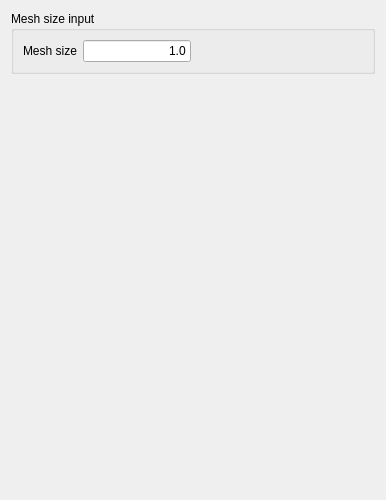
<?xml version="1.0" encoding="UTF-8"?>
<ui version="4.0">
 <class>Form</class>
 <widget class="QWidget" name="Form">
  <property name="geometry">
   <rect>
    <x>0</x>
    <y>0</y>
    <width>386</width>
    <height>500</height>
   </rect>
  </property>
  <property name="windowTitle">
   <string>Mesh size settings (fixed)</string>
  </property>
  <layout class="QVBoxLayout" name="verticalLayout">
   <item>
    <widget class="QGroupBox" name="groupBox_3">
     <property name="maximumSize">
      <size>
       <width>16777215</width>
       <height>1677215</height>
      </size>
     </property>
     <property name="title">
      <string>Mesh size input</string>
     </property>
     <layout class="QVBoxLayout" name="verticalLayout_5">
      <item>
       <layout class="QFormLayout" name="formLayout_1">
        <property name="fieldGrowthPolicy">
         <enum>QFormLayout::AllNonFixedFieldsGrow</enum>
        </property>
        <item row="1" column="0">
         <widget class="QLabel" name="MeshSize">
          <property name="text">
           <string>Mesh size</string>
          </property>
         </widget>
        </item>
        <item row="1" column="1">
         <widget class="Gui::InputField" name="CharacteristicLength">
          <property name="sizePolicy">
           <sizepolicy hsizetype="Fixed" vsizetype="Fixed">
            <horstretch>0</horstretch>
            <verstretch>0</verstretch>
           </sizepolicy>
          </property>
          <property name="text">
           <string>1.0</string>
          </property>
          <property name="alignment">
           <set>Qt::AlignRight|Qt::AlignTrailing|Qt::AlignVCenter</set>
          </property>
          <property name="min_thickness" stdset="0">
           <size>
            <width>80</width>
            <height>20</height>
           </size>
          </property>
          <property name="singleStep" stdset="0">
           <double>1.000000000000000</double>
          </property>
          <property name="maximum" stdset="0">
           <double>1000000000.000000000000000</double>
          </property>
          <property name="unit" stdset="0">
           <string notr="true">mm</string>
          </property>
          <property name="decimals" stdset="0">
           <number>2</number>
          </property>
          <property name="value" stdset="0">
           <double>1.000000000000000</double>
          </property>
         </widget>
        </item>
       </layout>
      </item>
     </layout>
    </widget>
   </item>
   <item>
    <spacer name="verticalSpacer_2">
     <property name="orientation">
      <enum>Qt::Vertical</enum>
     </property>
     <property name="sizeHint" stdset="0">
      <size>
       <width>20</width>
       <height>40</height>
      </size>
     </property>
    </spacer>
   </item>
  </layout>
 </widget>
 <customwidgets>
  <customwidget>
   <class>Gui::InputField</class>
   <extends>QLineEdit</extends>
   <header>Gui/InputField.h</header>
  </customwidget>
 </customwidgets>
 <resources/>
 <connections/>
</ui>
